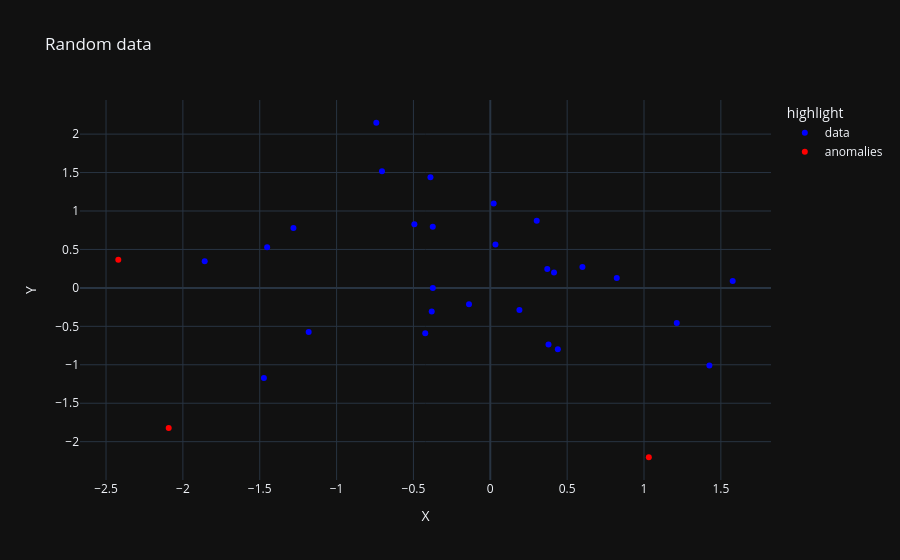

The notebook cell this image was saved under:
### Markdown cell above
One way to plot the anomalies together with the data points using the package "plotly" is to merge into one data frame and add an indicator column:

### Code cell
# Assign data
df1 = gnnObj.take_data()
df2 = gnnObj.take_value()

# Mark points that are in df2
df1['highlight'] = df1.merge(df2.assign(flag=1), on=['X', 'Y'], how='left')['flag'].fillna(0)

# Convert to category for plotting
df1['highlight'] = df1['highlight'].map({0: 'data', 1: 'anomalies'})

# Plot
fig = px.scatter(df1, 
    title="Random data", 
    x='X', y='Y', color='highlight',
    color_discrete_map={'data': 'blue', 'anomalies': 'red'},
    template="plotly_dark")

fig.show()

### Figure 1 — Plotly figure (JSON) as saved in the notebook; plotly's stock layout.template omitted (floating-point values rounded to 4 significant figures)
{"data": [{"hovertemplate": "highlight=data<br>X=%{x}<br>Y=%{y}<extra></extra>", "legendgroup": "data", "marker": {"color": "blue", "symbol": "circle"}, "mode": "markers", "name": "data", "orientation": "v", "showlegend": true, "type": "scatter", "x": [-0.3811, 0.03357, 0.4146, 1.425, -1.452, -0.3739, -0.1386, -1.281, 0.3787, -1.182, -1.473, -1.858, 0.302, -0.4232, 1.213, -0.7416, -0.7047, 0.4394, 0.5995, 0.3706, 1.577, 0.1894, -0.3742, -0.3893, 0.02191, 0.8229, -0.494], "xaxis": "x", "y": [-0.3056, 0.5649, 0.1988, -1.009, 0.5292, -0.0008867, -0.2124, 0.778, -0.737, -0.5724, -1.172, 0.3479, 0.8738, -0.5903, -0.4582, 2.148, 1.515, -0.7988, 0.2714, 0.2456, 0.08989, -0.2891, 0.7937, 1.439, 1.097, 0.1296, 0.8284], "yaxis": "y"}, {"hovertemplate": "highlight=anomalies<br>X=%{x}<br>Y=%{y}<extra></extra>", "legendgroup": "anomalies", "marker": {"color": "red", "symbol": "circle"}, "mode": "markers", "name": "anomalies", "orientation": "v", "showlegend": true, "type": "scatter", "x": [-2.092, 1.031, -2.42], "xaxis": "x", "y": [-1.822, -2.203, 0.3667], "yaxis": "y"}], "layout": {"legend": {"title": {"text": "highlight"}, "tracegroupgap": 0}, "title": {"text": "Random data"}, "xaxis": {"anchor": "y", "domain": [0, 1], "title": {"text": "X"}}, "yaxis": {"anchor": "x", "domain": [0, 1], "title": {"text": "Y"}}}}
